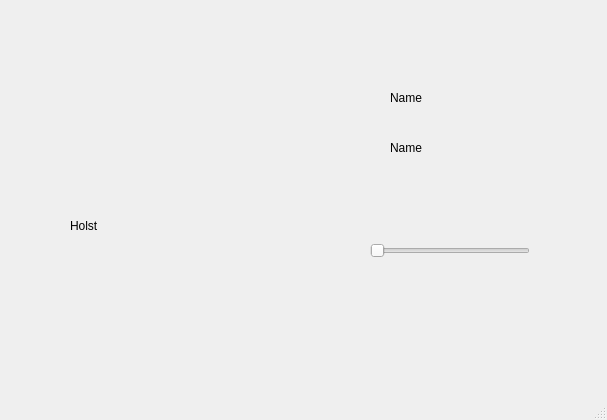
<?xml version="1.0" encoding="UTF-8"?>
<ui version="4.0">
 <class>MainWindow</class>
 <widget class="QMainWindow" name="MainWindow">
  <property name="geometry">
   <rect>
    <x>0</x>
    <y>0</y>
    <width>607</width>
    <height>420</height>
   </rect>
  </property>
  <property name="windowTitle">
   <string>MainWindow</string>
  </property>
  <widget class="QWidget" name="centralwidget">
   <widget class="QLabel" name="canvas">
    <property name="geometry">
     <rect>
      <x>70</x>
      <y>90</y>
      <width>281</width>
      <height>271</height>
     </rect>
    </property>
    <property name="text">
     <string>Holst</string>
    </property>
   </widget>
   <widget class="QLabel" name="system_name_label">
    <property name="geometry">
     <rect>
      <x>390</x>
      <y>90</y>
      <width>101</width>
      <height>16</height>
     </rect>
    </property>
    <property name="text">
     <string>Name</string>
    </property>
   </widget>
   <widget class="QSlider" name="evolution_slider">
    <property name="geometry">
     <rect>
      <x>370</x>
      <y>240</y>
      <width>160</width>
      <height>22</height>
     </rect>
    </property>
    <property name="orientation">
     <enum>Qt::Horizontal</enum>
    </property>
   </widget>
   <widget class="QLabel" name="step_label">
    <property name="geometry">
     <rect>
      <x>390</x>
      <y>140</y>
      <width>101</width>
      <height>16</height>
     </rect>
    </property>
    <property name="text">
     <string>Name</string>
    </property>
   </widget>
  </widget>
  <widget class="QMenuBar" name="menubar">
   <property name="geometry">
    <rect>
     <x>0</x>
     <y>0</y>
     <width>607</width>
     <height>21</height>
    </rect>
   </property>
  </widget>
  <widget class="QStatusBar" name="statusbar"/>
 </widget>
 <resources/>
 <connections/>
</ui>
